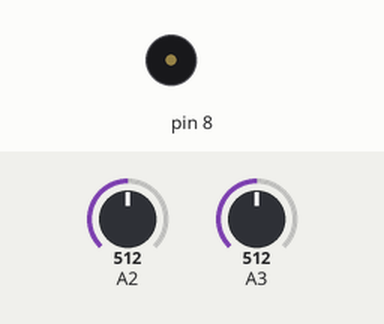
Recording of a sketch running on a simulated Arduino Uno, built with avr-gcc and run on an emulated ATmega328P. Parts: buzzer (waves = sounding). The inputs (shaded band) are chosen by the test bench; at power-on: A2 = 512, A3 = 512. What the sketch prints to the serial monitor is not drawn.

Above: at 1.2 s.
1.3 s: A2 set to 889
3.0 s: A2 set to 916
At 4.2 s:
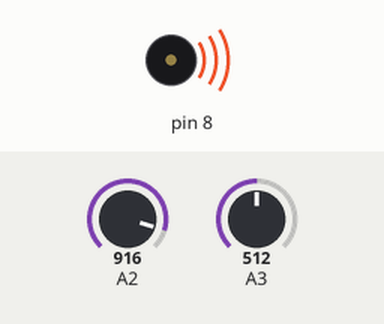
7.5 s: A2 set to 900
At 8.9 s:
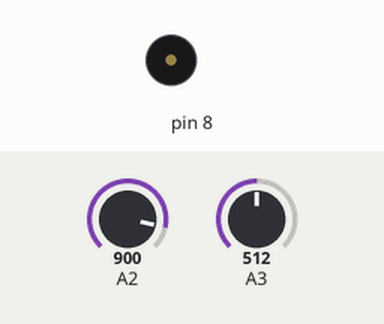
Timing chart, 0 to 10.0 s (numbered marks = the images above; inputs shaded):
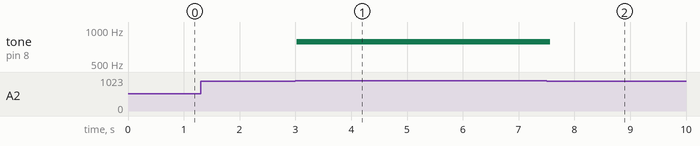

Measured:
- the behaviour switches between 900 and 901 on A2 (found by bisection; images 0 and 1)
- after the input at 1.3 s, every drawn part: stays the same
- after the input at 3.0 s, tone on pin 8: silent → 784 Hz at once
- after the input at 7.5 s, tone on pin 8: 784 Hz → silent after 0.07 s

The sketch:

week10_7_arduino_serial_joystick_x_y_to_processing.ino
```cpp
//week10_7_arduino_serial_joystick_x_y_to_processing
void setup() {
  // put your setup code here, to run once:
  Serial.begin(9600);
  pinMode(2, INPUT);
  pinMode(8, OUTPUT);
}

void loop() {
  delay(30);
  // put your main code here, to run repeatedly:
  int x = analogRead(A2);
  int y = analogRead(A3);
  Serial.write(x/4);
  Serial.write(y/4);
  if(x>900) tone(8, 784, 100);
  if(x<100) tone(8, 523, 100);
  if(y>900) tone(8, 659, 100);
  if(y<100) tone(8, 500, 100);
}
```
